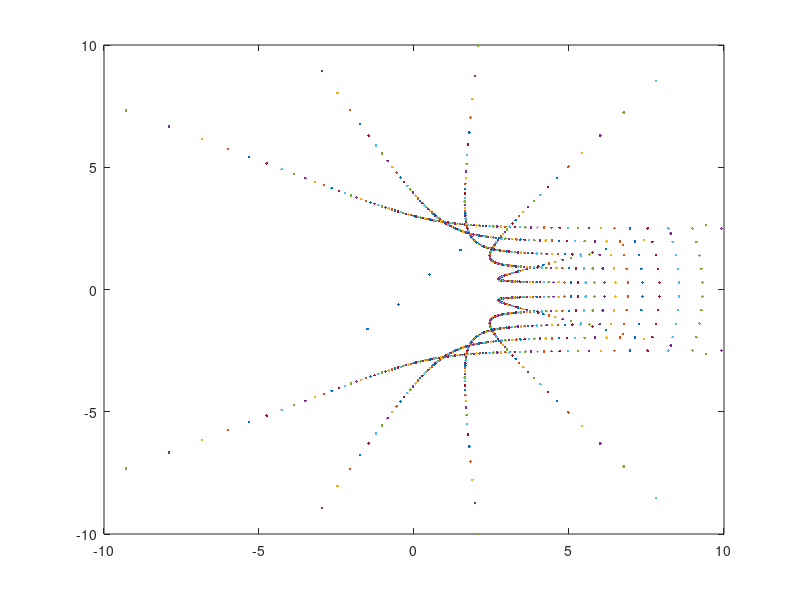
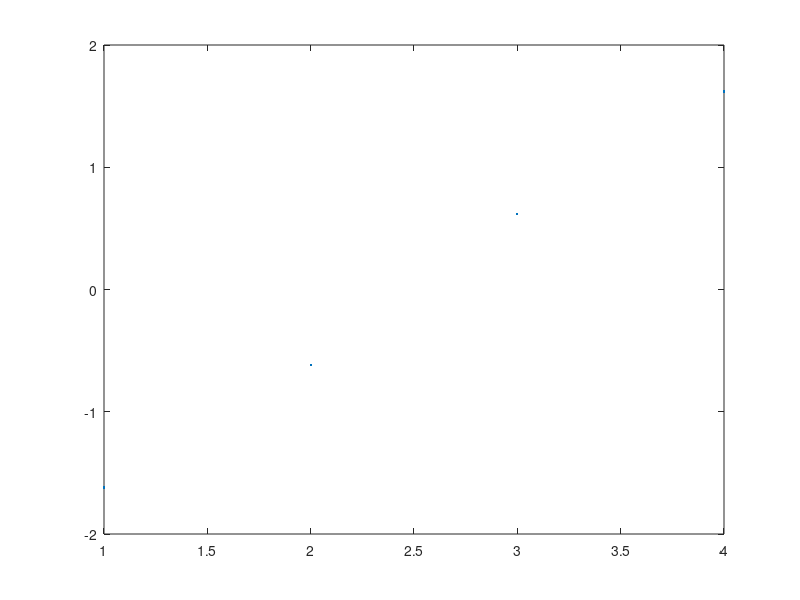

Recreate these plots in MATLAB, in order. (Note: this script raises an error after producing the figures.)
% A = gallery(5);
% while 1
%     clc
%     svd(A + eps*randn(5,5).*A)
%     pause(.25)
% end

% load detail
% 
% [U,S,V] = svd(X,0);
% sigma = diag(S);
% semilogy(sigma,'.')
% L = [1,20,100];
% figure(2)
% subplot(2,2,1)
% image(X)
% colormap(gray(64))
% axis image,axis off
% r = rank(X)
% title(['rank = ' int2str(r)])
% for count = 1 : 3 
%     i = L(count);
%     B = zeros(size(X));
%     for j = 1 : i
%         B = B + sigma(j) * U(:,j) * V(:,j)';
%     end
%     subplot(2,2,count + 1);
%     image(B)
%     colormap(gray(64))
%     axis image,axis off
%     title(['rank = ' int2str(i)])
% end




%% Problem

%% 10.4
n = 4;
d = ones(n-1,1);
A = diag(d,1) + diag(d,-1);
e = eig(A);
plot(-(n-1)/2 : (n-1)/2,e,'.')
figure(2)
plot(1 : n, e,'.')
% eig = 2 cos(k*pi/(n + 1)
det(A)
i = 1 : n;
ee = 2*sin(2*pi/(n+1)*i);

%% 10.5

n = 10;

figure(1)
hold on
L = linspace(0.01,0.99,100);
m = length(L);
for index = 1 : m
    t = L(index);
    A = zeros(n,n);
    for k = 1 : 10
        for j = 1 : 10
            A(k,j) = 1/(k - j + t);
        end
    end
    e = eig(A);
    plot(real(e),imag(e), '.')
    xlim([-10,10]);
    ylim([-10,10]);
end

%% 10.6
A = gallery(5)
[X,w] = eig(A)
det(X)
v = condeig(A)

%% 10,7
R = sym(rosser)
e = eig(R)
% e is symbols, so have to convert to double , so that we can sort
[ignore,k] = sort(double(e))
e = e(k)
% poly removed, use charpoly
p = charpoly(R)
pp = poly2sym(p)
syms x
f = factor(pp,x)
pretty(f)

e = eig(sym(rosser))
r = eig(rosser)
double(e)-r
double(e-r)

%%
n = 10
A = diag(ones(n-1,1),-1) + diag(1,n-1)

eigsvdgui(A,'eig')
